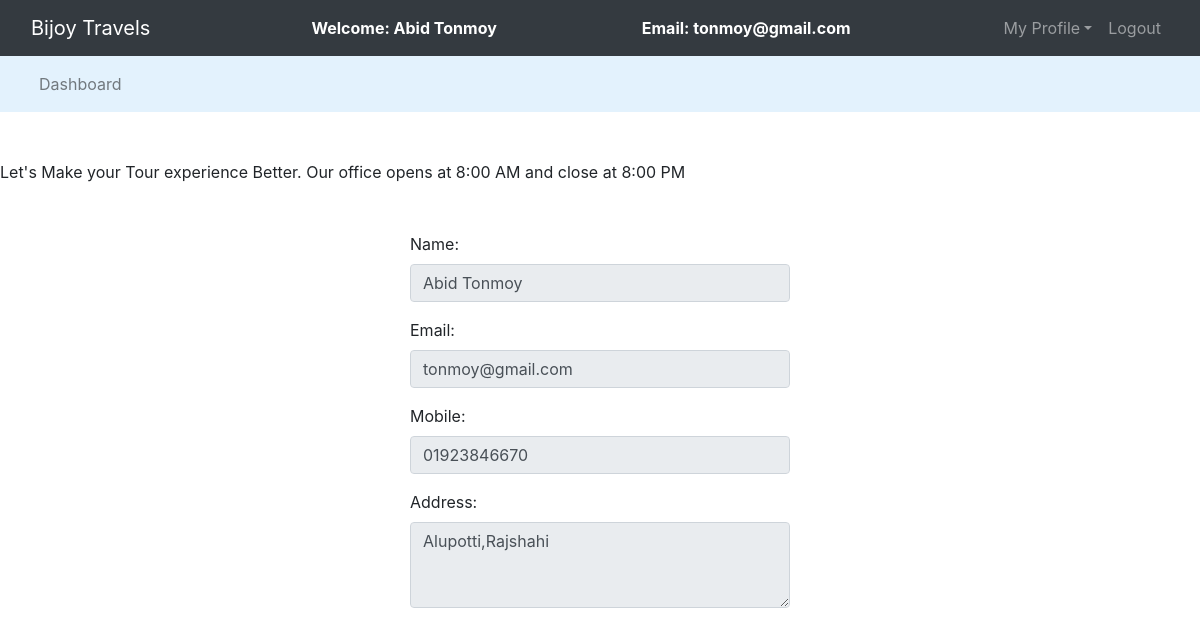
/Uview_profile.php (signed in), run on the app's committed database.
### tables this page shows
CREATE TABLE `guest` (
  `id` int(50) NOT NULL,
  `name` varchar(50) NOT NULL,
  `email` varchar(50) NOT NULL,
  `password` varchar(50) NOT NULL,
  `mobile` varchar(20) NOT NULL,
  `address` varchar(55) NOT NULL,
  `verify_token` varchar(200) NOT NULL,
  `verify_status` tinyint(1) NOT NULL DEFAULT 0
);

### Uview_profile.php (the view, shortened to what this page needs)
<?php
	$connection = mysqli_connect("localhost","root","");
	$name = "";
	$email = "";
	$mobile = "";
	$address = "";
	$query = "select * from guest where email = '$_SESSION[email]'";
	$query_run = mysqli_query($connection,$query);
	while($row = mysqli_fetch_assoc($query_run)){
		$name = $row['name'];
		$email = $row['email'];
		$mobile = $row['mobile'];
		$address = $row['address'];
	}
?>
<!DOCTYPE html>
<html>
<head>
	<link rel="stylesheet" type="text/css" href="bootstrap-4.4.1/css/bootstrap.min.css">
</head>
<body>
	<nav class="navbar navbar-expand-lg navbar-dark bg-dark">
		<div class="container-fluid">
			<div class="navbar-header">
				<a class="navbar-brand" href="Udashboard.php">Bijoy Travels</a>
			</div>
			<font style="color: white"><span><strong>Welcome: <?php echo $_SESSION['name'];?></strong></span></font>
			<font style="color: white"><span><strong>Email: <?php echo $_SESSION['email'];?></strong></span></font>
			<ul class="nav navbar-nav navbar-right">
				<li class="nav-item dropdown">
					<a class="nav-link dropdown-toggle" data-toggle="dropdown">My Profile</a>
				</li>
				<li class="nav-item"><a class="nav-link" href="logout.php">Logout</a></li>
			</ul>
		</div>
	</nav>
	<nav class="navbar navbar-expand-lg navbar-light" style="background-color: #e3f2fd">
	<div class="container-fluid">
		<ul class="nav navbar-nav navbar-center">
			<li class="nav-item">
				<a href="Udashboard.php" class="nav-link">Dashboard</a>
			</li>
		</ul>
	</div>
	</nav><br><br>
	<span><marquee>Let's Make your Tour experience Better.  Our office opens at 8:00 AM and close at 8:00 PM</marquee></span><br><br>
	<div class="row">
		<div class="col-md-4"></div>
		<div class="col-md-4">
			<form>
				<div class="form-group">
					<label>Name:</label>
					<input type="text" class="form-control" value="<?php echo $name;?>" disabled>
				</div>
				<div class="form-group">
					<label>Email:</label>
					<input type="text" class="form-control" value="<?php echo $email;?>" disabled>
				</div>
				<div class="form-group">
					<label>Mobile:</label>
					<input type="text" class="form-control" value="<?php echo $mobile;?>" disabled>
				</div>
				<div class="form-group">
					<label>Address:</label>
					<textarea rows="3" cols="40" disabled="" class="form-control"><?php echo $address;?></textarea>
				</div>
			</form>
		</div>
		<div class="col-md-4"></div>
	</div>
</body>
</html>

### data on the page
guest: name "Abid Tonmoy", email "tonmoy@gmail.com", mobile "01923846670", address "Alupotti,Rajshahi"

### other printed values
$_SESSION['name'] "Abid Tonmoy"
$_SESSION['email'] "tonmoy@gmail.com"
